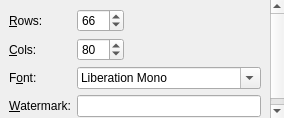
<?xml version="1.0" encoding="UTF-8"?>
<ui version="4.0">
 <class>FormWidget</class>
 <widget class="QWidget" name="FormWidget">
  <property name="geometry">
   <rect>
    <x>0</x>
    <y>0</y>
    <width>284</width>
    <height>118</height>
   </rect>
  </property>
  <property name="windowTitle">
   <string>Form</string>
  </property>
  <layout class="QVBoxLayout" name="verticalLayout">
   <property name="spacing">
    <number>0</number>
   </property>
   <property name="margin">
    <number>0</number>
   </property>
   <item>
    <widget class="QScrollArea" name="scrollArea">
     <property name="sizePolicy">
      <sizepolicy hsizetype="MinimumExpanding" vsizetype="Expanding">
       <horstretch>0</horstretch>
       <verstretch>0</verstretch>
      </sizepolicy>
     </property>
     <property name="frameShape">
      <enum>QFrame::NoFrame</enum>
     </property>
     <property name="lineWidth">
      <number>0</number>
     </property>
     <property name="horizontalScrollBarPolicy">
      <enum>Qt::ScrollBarAlwaysOff</enum>
     </property>
     <property name="widgetResizable">
      <bool>true</bool>
     </property>
     <widget class="QWidget" name="scrollAreaWidgetContents">
      <property name="geometry">
       <rect>
        <x>0</x>
        <y>0</y>
        <width>284</width>
        <height>118</height>
       </rect>
      </property>
      <layout class="QFormLayout" name="formLayout">
       <property name="fieldGrowthPolicy">
        <enum>QFormLayout::AllNonFixedFieldsGrow</enum>
       </property>
       <property name="leftMargin">
        <number>9</number>
       </property>
       <item row="0" column="0">
        <widget class="QLabel" name="label">
         <property name="text">
          <string>&amp;Rows:</string>
         </property>
         <property name="buddy">
          <cstring>rows</cstring>
         </property>
        </widget>
       </item>
       <item row="0" column="1">
        <widget class="QWidget" name="widget" native="true">
         <layout class="QHBoxLayout" name="horizontalLayout_2">
          <property name="margin">
           <number>0</number>
          </property>
          <item>
           <widget class="QSpinBox" name="rows">
            <property name="minimum">
             <number>10</number>
            </property>
            <property name="maximum">
             <number>200</number>
            </property>
            <property name="value">
             <number>66</number>
            </property>
           </widget>
          </item>
          <item>
           <spacer name="horizontalSpacer_2">
            <property name="orientation">
             <enum>Qt::Horizontal</enum>
            </property>
            <property name="sizeHint" stdset="0">
             <size>
              <width>132</width>
              <height>20</height>
             </size>
            </property>
           </spacer>
          </item>
         </layout>
        </widget>
       </item>
       <item row="1" column="0">
        <widget class="QLabel" name="label_2">
         <property name="text">
          <string>&amp;Cols:</string>
         </property>
         <property name="buddy">
          <cstring>cols</cstring>
         </property>
        </widget>
       </item>
       <item row="1" column="1">
        <widget class="QWidget" name="widget_2" native="true">
         <layout class="QHBoxLayout" name="horizontalLayout_3">
          <property name="margin">
           <number>0</number>
          </property>
          <item>
           <widget class="QSpinBox" name="cols">
            <property name="minimum">
             <number>10</number>
            </property>
            <property name="maximum">
             <number>200</number>
            </property>
            <property name="value">
             <number>80</number>
            </property>
           </widget>
          </item>
          <item>
           <spacer name="horizontalSpacer_3">
            <property name="orientation">
             <enum>Qt::Horizontal</enum>
            </property>
            <property name="sizeHint" stdset="0">
             <size>
              <width>132</width>
              <height>20</height>
             </size>
            </property>
           </spacer>
          </item>
         </layout>
        </widget>
       </item>
       <item row="2" column="0">
        <widget class="QLabel" name="label_3">
         <property name="text">
          <string>F&amp;ont:</string>
         </property>
         <property name="buddy">
          <cstring>font</cstring>
         </property>
        </widget>
       </item>
       <item row="2" column="1">
        <widget class="QFontComboBox" name="font">
         <property name="fontFilters">
          <set>QFontComboBox::MonospacedFonts</set>
         </property>
         <property name="currentFont">
          <font>
           <family>Courier New</family>
          </font>
         </property>
        </widget>
       </item>
       <item row="3" column="0">
        <widget class="QLabel" name="label_4">
         <property name="text">
          <string>&amp;Watermark:</string>
         </property>
         <property name="buddy">
          <cstring>watermark</cstring>
         </property>
        </widget>
       </item>
       <item row="3" column="1">
        <widget class="QLineEdit" name="watermark"/>
       </item>
      </layout>
     </widget>
    </widget>
   </item>
  </layout>
 </widget>
 <tabstops>
  <tabstop>scrollArea</tabstop>
  <tabstop>rows</tabstop>
  <tabstop>cols</tabstop>
  <tabstop>font</tabstop>
  <tabstop>watermark</tabstop>
 </tabstops>
 <resources/>
 <connections/>
</ui>
